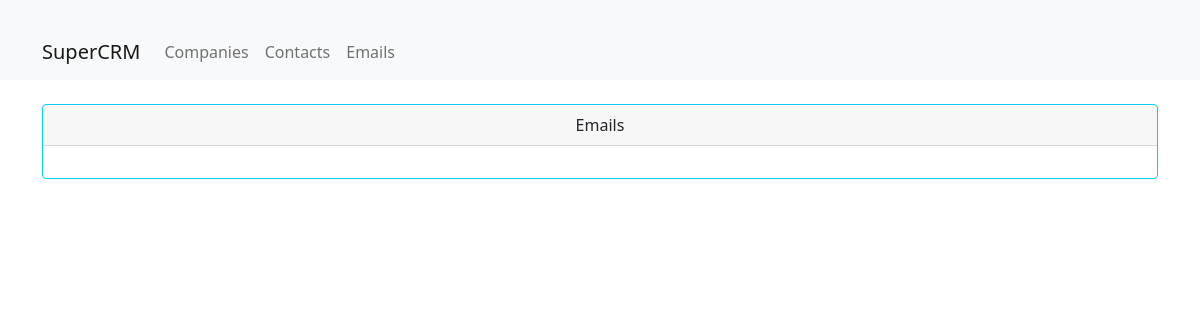
The app's page /emails, older data.
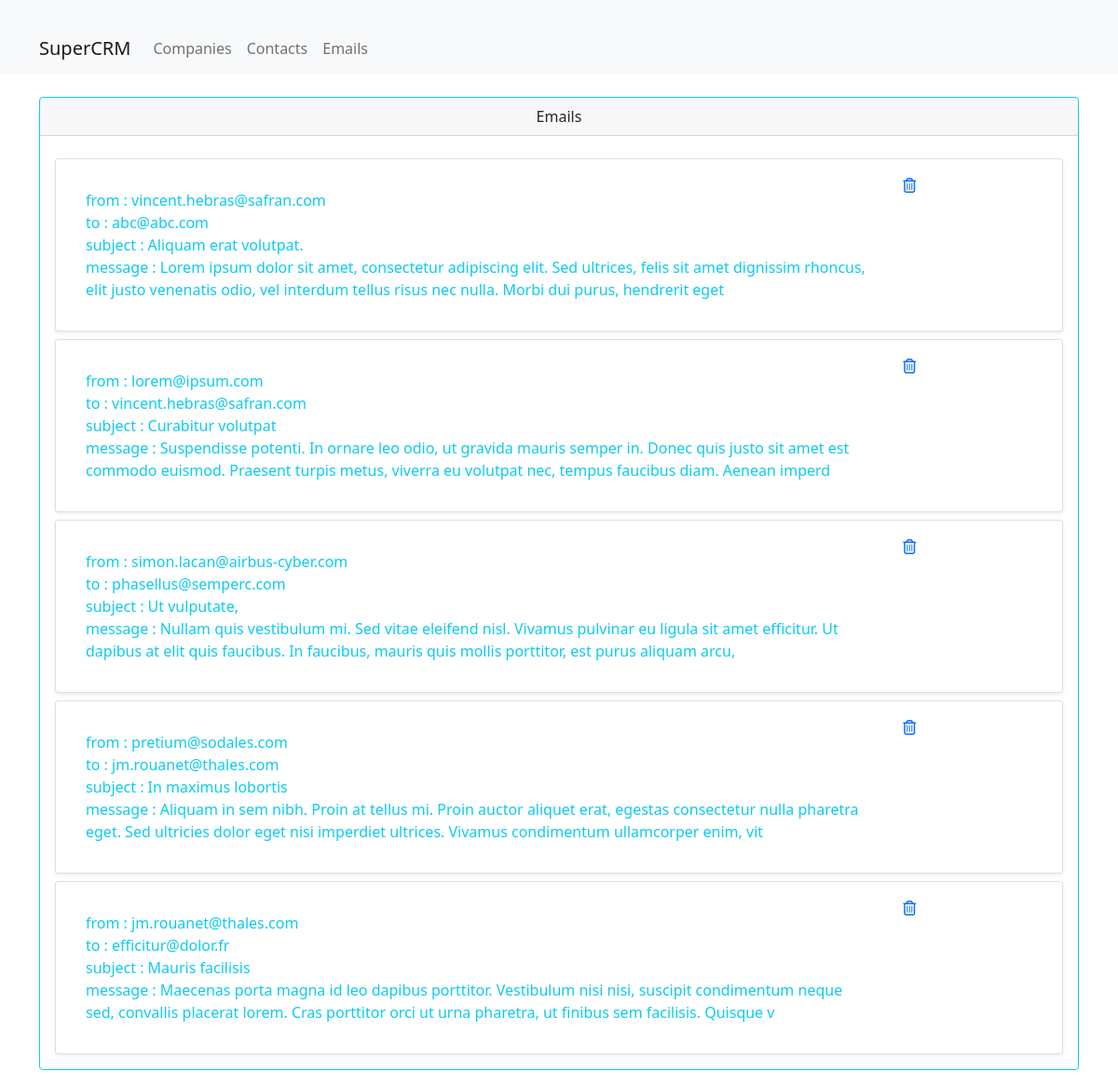
The same page, newer data.
### emails/models.py (models this page shows, shortened)
class Email(models.Model):
    contact_id = models.ForeignKey(Contact, on_delete=models.CASCADE,blank=True)
    email_id = models.CharField(max_length=200)
    from_email = models.EmailField(max_length=200)
    to_email =models.EmailField(max_length=200)
    email_subject = models.CharField(max_length=200)
    email_message = models.CharField(max_length=200)
    receive_time = models.DateTimeField(auto_now_add=True)
    class Meta:
        ordering = ["receive_time"]

### emails/views.py (the view)
# urls.py: path('emails', views.listEmail, name="List_Emails"),
def listEmail(request):
    emails = Email.objects.all()
    form = EmailForm()
    context = {
        'emails' : emails,
        'form' : form,
    }
    return render(request, 'emails/index.html', context)

### emails/templates/emails/index.html (shortened to what this page needs)
<!DOCTYPE html>
<html lang="en">
    <head>
        <link href="https://cdn.jsdelivr.net/npm/bootstrap@5.0.0/dist/css/bootstrap.min.css" rel="stylesheet">
    </head>
    <body>
        <nav class="navbar navbar-expand-lg navbar-light bg-light">
            <div class="container mt-4">
                <a class="navbar-brand" href="http://127.0.0.1:8000">
                    SuperCRM
                </a>
                <div class="collapse navbar-collapse" id="navbarSupportedContent">
                    <ul class="navbar-nav mr-auto">
                        <a class="nav-link" href="http://127.0.0.1:8000/companies">Companies </a>
                    </ul>
                    <ul class="navbar-nav mr-auto">
                        <a class="nav-link" href="http://127.0.0.1:8000/contacts">Contacts </a>
                    </ul>
                    <ul class="navbar-nav mr-auto">
                        <a class="nav-link" href="http://127.0.0.1:8000/emails">Emails </a>
                    </ul>
                </div>
            </div>
        </nav>
        <div class="container mt-4">
            <div class="row">
                <div class="col-12">
                    <div class="card border-info mb-3" >
                        <div class="card-header text-center">Emails</div>
                            <div class="card-body text-info">
                                {% for email in emails %}
                                    {% include 'emails/emaildisplay.html' %}
                                {% endfor %}
                            </div>
                        </div>
                    </div>
                </div>
            </div>
    </body>

### emails/templates/emails/emaildisplay.html (shortened to what this page needs)
<div class="card mt-2 shadow-sm">
    <div class="card-body">
        <div class="row">
            <div class="col-10">
                <div class="card-body text-info">
                    <div>from : {{ email.from_email }}</div>
                    <div>to : {{ email.to_email }}</div>
                    <div>subject : {{ email.email_subject }}</div>
                    <div>message : {{ email.email_message }}</div>
                </div>
            </div>
            <div class="col-1 close">
                <div class="col-1">
                    <a href="{% url 'emails:Delete_Email' email.id %}">
                        <i class="fa fa-trash-o" aria-hidden="true"></i>
                    </a>
                </div>
            </div>
        </div>
    </div>
</div>

Row changes from the older to the newer data that the page shows:
added Email: from_email "vincent.hebras@safran.com", to_email "abc@abc.com", email_subject "Aliquam erat volutpat.", email_message "Lorem ipsum dolor sit amet, consectetur adipiscing elit. Sed ultrices, felis sit amet dignissim rhoncus, elit justo venenatis odio, vel interdum tellus risus nec nulla. Morbi dui purus, hendrerit eget"
added Email: from_email "lorem@ipsum.com", to_email "vincent.hebras@safran.com", email_subject "Curabitur volutpat", email_message "Suspendisse potenti. In ornare leo odio, ut gravida mauris semper in. Donec quis justo sit amet est commodo euismod. Praesent turpis metus, viverra eu volutpat nec, tempus faucibus diam. Aenean imperd"
added Email: from_email "simon.lacan@airbus-cyber.com", to_email "phasellus@semperc.com", email_subject "Ut vulputate,", email_message "Nullam quis vestibulum mi. Sed vitae eleifend nisl. Vivamus pulvinar eu ligula sit amet efficitur. Ut dapibus at elit quis faucibus. In faucibus, mauris quis mollis porttitor, est purus aliquam arcu,"
added Email: from_email "pretium@sodales.com", to_email "jm.rouanet@thales.com", email_subject "In maximus lobortis", email_message "Aliquam in sem nibh. Proin at tellus mi. Proin auctor aliquet erat, egestas consectetur nulla pharetra eget. Sed ultricies dolor eget nisi imperdiet ultrices. Vivamus condimentum ullamcorper enim, vit"
added Email: from_email "jm.rouanet@thales.com", to_email "efficitur@dolor.fr", email_subject "Mauris facilisis", email_message "Maecenas porta magna id leo dapibus porttitor. Vestibulum nisi nisi, suscipit condimentum neque sed, convallis placerat lorem. Cras porttitor orci ut urna pharetra, ut finibus sem facilisis. Quisque v"
